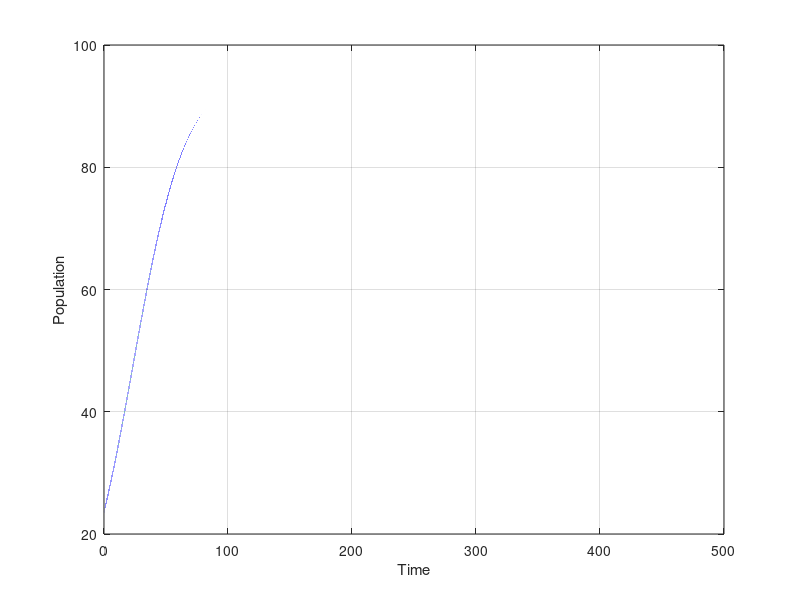

MATLAB code for this plot:
r=0.05;
M=100;
A=23.6;
B=0;
time=500;
step_size=0.001;
B_array=zeros(1,time/step_size);
interval=1;
h =0.0025;
A_array=zeros(1,time/step_size);
rt=0:step_size:time;
j=1;
for i=0:step_size:time
  death=(r*A)*(A/M);
  birth=(r*A);
  harvesting=h*A;
  if A>0
      A=A+(birth-death-harvesting)*step_size;
  else
      A=0;
  end
  A_array(1,j)=A;
  j=j+1;
end
plot(rt,A_array,'-.');
xlabel('Time');
ylabel('Population');
grid;
hold on;